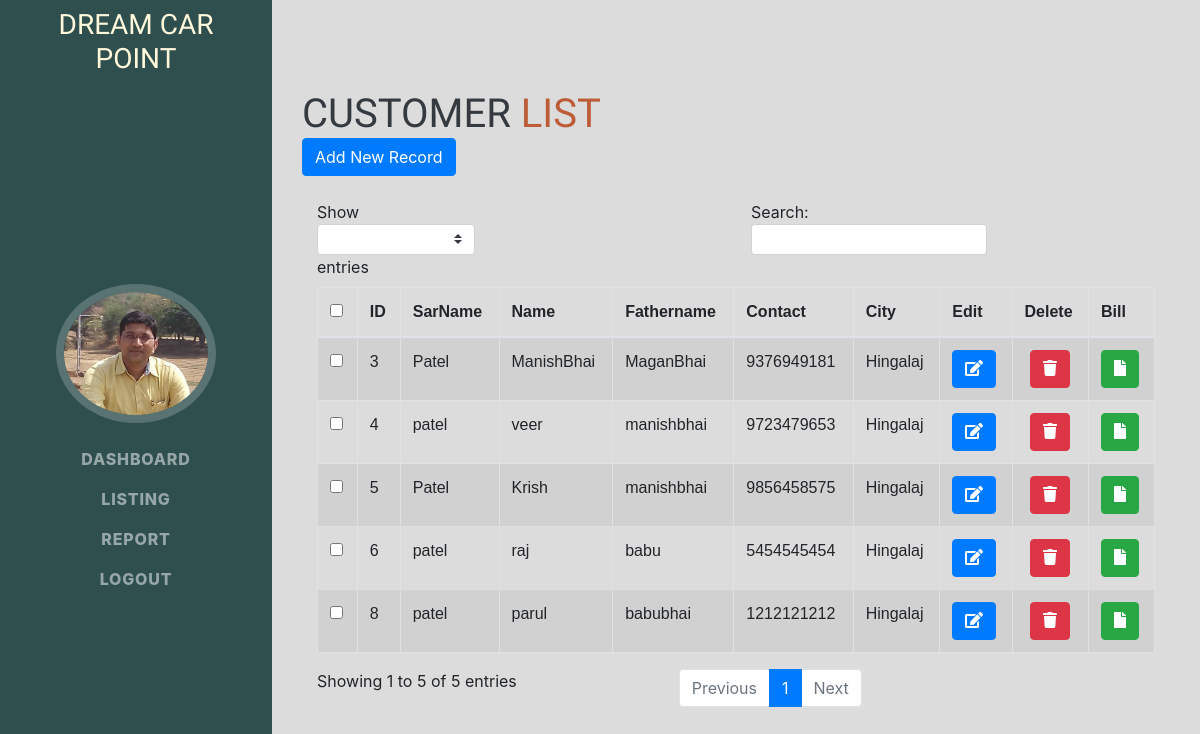
The page /listing/ (signed in) on the database its author committed.
### CAR/models.py (models this page shows, shortened)
class customer(models.Model):
    CUS_ID     = models.AutoField(primary_key=True)
    CUS_SARNAME = models.CharField(max_length=20,blank=True)
    CUS_NAME   = models.CharField(max_length=70,blank=True)
    CUS_FNAME   = models.CharField(max_length=70,blank=True)
    CUS_CITY   = models.CharField(max_length=70,blank=True)
    CUS_TALUKA = models.CharField(max_length=69,default='Null')
    CUS_DIST   = models.CharField(max_length=30,default="NULL")
    phone_regex = RegexValidator(regex=r'^\+?1?\d{9,10}$', message="Enter 10 digits ")
    CUS_MO     = models.CharField(validators=[phone_regex],max_length=15,unique=True,blank=True)
    CUS_EMAIL  = models.EmailField(unique=True)
    CUS_STATE  = models.CharField(max_length=70)
    zip_regex= RegexValidator(regex='\d[0-9]')
    CUS_Zip    = models.CharField(validators=[zip_regex],max_length= 6)
    date_modified = models.DateTimeField(auto_now=True)

### CAR/views.py (the view)
# urls.py: path('listing/',views.customerView.as_view(),name="listing"),
class customerView(LoginRequiredMixin,ListView):
    model = customer
    login_url = '/login/'
    template_name ='base_listing.html'

### CAR/templates/base_listing.html (shortened to what this page needs)
<!DOCTYPE html>
{% load static %}
<html lang="en">
    <head>
        <link href="{% static 'car/css/styles.css' %}" rel="stylesheet" />
        <link href="{% static 'car/css/Bootstrap.css' %}" rel="stylesheet" />
</head>
<body>
    <nav class="navbar navbar-expand-lg navbar-dark  fixed-top" id="sideNav">
        <h3 style="color:cornsilk">Dream Car Point</h3>
        <a class="navbar-brand js-scroll-trigger" href="#page-top">
            <span class="d-none d-lg-block"><img class="img-fluid img-profile rounded-circle mx-auto mb-2" src="{% static 'car/image/profile.jpg' %}" /></span>
        </a>
        <div class="collapse navbar-collapse" id="navbarSupportedContent">
            <ul class="navbar-nav">
             <li class="nav-item"><a class="nav-link js-scroll-trigger" href="/dashbord">Dashboard</a></li>
                <li class="nav-item"><a class="nav-link js-scroll-trigger" href="/listing">listing</a></li>
                <li class="nav-item"><a class="nav-link js-scroll-trigger" href="/report">report</a></li>
                <li class="nav-item"><a class="nav-link js-scroll-trigger" href="/logout">Logout</a></li>
            </ul>
        </div>
    </nav>
<div class="container">
 <div class="row">
            <div class="col-md-12" id="main">
                <h1 class="mb-0">
                    customer
                    <span style="color:#bd5d38;">List</span>
                </h1>
                <span><a href="/listing/Costomer" class="btn btn-primary">Add New Record</a></span>
                <br>
                <br>
                <div class="table-responsive">
        <table id="bootstrapdatatable" class="table table-striped table-bordered" width="100%">
                    <thead>
                        <th><input type="checkbox" id="checkall" /></th>
                        <th>ID</th>
                        <th>SarName</th>
                        <th>Name</th>
                        <th>Fathername</th>
                        <th>Contact</th>
                        <th>City</th>
                        <th>Edit</th>
                        <th>Delete</th>
                        <th>Bill</th>
                    </thead>
        <tbody>
        {% for customer in customer_list %}
            <tr>
            <td><input type="checkbox" class="checkthis" /></td>
            <td>{{ customer.CUS_ID }}</td>
            <td>{{ customer.CUS_SARNAME }}</td>
            <td>{{ customer.CUS_NAME }}</td>
            <td>{{ customer.CUS_FNAME }}</td>
            <td>{{ customer.CUS_MO }}</td>
            <td>{{ customer.CUS_CITY }}</td>
             <td>
                     <a href="{% url 'Update' customer.CUS_ID %}" class="btn btn-primary btn-xs" >
                        <i class='fas fa-edit'></i>
                    </a>
            </td>
            <td class="deletebtn">
                    <form action="{% url 'Delete' customer.CUS_ID %}" method="POST",class="d-inline">
                        <button type="submit"  class="btn btn-danger">
                            <i class="fa fa-trash"></i>
                        </button>
                    </form>
            </td>
            <td>
                <a href="{% url 'pdf' customer.CUS_ID %}" class="btn btn-success btn-xs" >
                   <i class='fas fa-file'></i>
               </a>
             </td>
             </tr>
        {% endfor %}
        </tbody>
        </table>
                </div>
            </div>
</div>
</div>
</body>
</html>

### CAR/templates/base_listing.html (style rules this page uses)
#sideNav { background-color: darkslategray; }
#bootstrapdatatable { font-family: Verdana, Geneva, Tahoma, sans-serif; }
.deletebtn { text-align: center; }
#main { padding:none; margin-top: 10%; margin-bottom: 10%; }
body { background-color:gainsboro; }
.row { margin-right: 0px; margin-left: 0px; }

### rows shown on the page
customer: CUS_ID "3", CUS_SARNAME "Patel", CUS_NAME "ManishBhai", CUS_FNAME "MaganBhai", CUS_MO "9376949181", CUS_CITY "Hingalaj"
customer: CUS_ID "4", CUS_SARNAME "patel", CUS_NAME "veer", CUS_FNAME "manishbhai", CUS_MO "9723479653", CUS_CITY "Hingalaj"
customer: CUS_ID "5", CUS_SARNAME "Patel", CUS_NAME "Krish", CUS_FNAME "manishbhai", CUS_MO "9856458575", CUS_CITY "Hingalaj"
customer: CUS_ID "6", CUS_SARNAME "patel", CUS_NAME "raj", CUS_FNAME "babu", CUS_MO "5454545454", CUS_CITY "Hingalaj"
customer: CUS_ID "8", CUS_SARNAME "patel", CUS_NAME "parul", CUS_FNAME "babubhai", CUS_MO "1212121212", CUS_CITY "Hingalaj"
